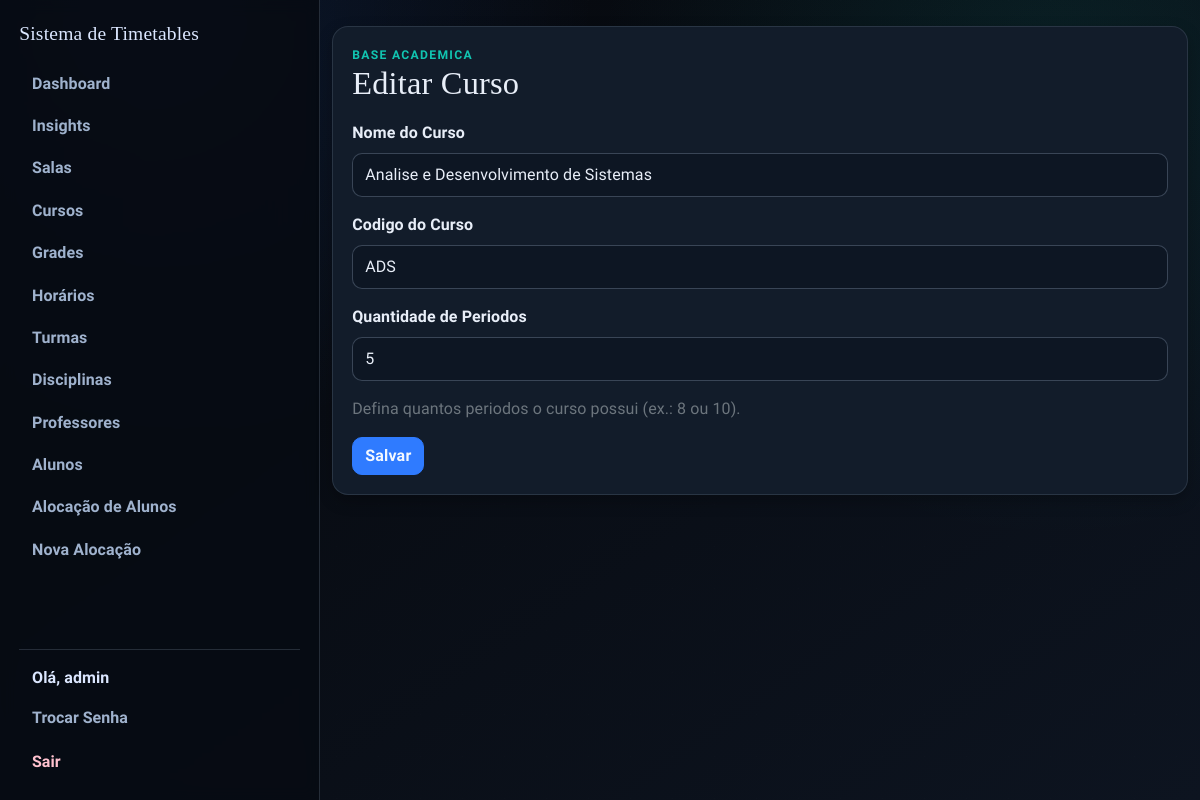
Screenshot of /curso/edit/5 (signed in) with the database file from the repository.
### app/models.py (models this page shows, shortened)
class User(UserMixin, db.Model):
    id = db.Column(db.Integer, primary_key=True)
    username = db.Column(db.String(64), unique=True, nullable=False)
    email = db.Column(db.String(120), unique=True, nullable=False)
    password_hash = db.Column(db.String(128))
    role = db.Column(db.String(20), default='professor')  # 'admin' or 'professor'
    disciplinas_aptas = db.relationship(
        "Disciplina",
        secondary=professor_disciplina,
        lazy="select",
        backref=db.backref("professores_aptos", lazy="select"),
    )
    def is_admin(self):
        return self.role == 'admin'

class Curso(db.Model):
    id = db.Column(db.Integer, primary_key=True)
    nome = db.Column(db.String(120), nullable=False, unique=True)
    codigo = db.Column(db.String(20), nullable=False, unique=True)
    quantidade_periodos = db.Column(db.Integer, nullable=False, default=8)
    ativo = db.Column(db.Boolean, nullable=False, default=True)

### app/routes/admin.py (the view, shortened to what this page needs)
@bp.route("/curso/edit/<int:id>", methods=["GET", "POST"])
@login_required
@admin_required
def edit_curso(id):
    curso = db.get_or_404(Curso, id)
    form = CursoForm()
    if request.method == "GET":
        form.nome.data = curso.nome
        form.codigo.data = curso.codigo
        form.quantidade_periodos.data = curso.quantidade_periodos
    return render_template("curso_form.html", form=form, title="Editar Curso")

### app/forms.py
class CursoForm(FlaskForm):
    nome = StringField("Nome do Curso", validators=[DataRequired(), Length(min=2, max=120)])
    codigo = StringField("Codigo do Curso", validators=[DataRequired(), Length(min=2, max=20)])
    quantidade_periodos = IntegerField(
        "Quantidade de Periodos",
        validators=[DataRequired(), NumberRange(min=1, max=16)],
        default=8,
    )
    submit = SubmitField("Salvar")

### app/models.py (called while the page is built)
@login_manager.user_loader
def load_user(user_id):
    return db.session.get(User, int(user_id))

### app/routes/helpers.py (called while the page is built)
def admin_required_redirect():
    if getattr(current_user, "is_authenticated", False) and current_user.is_admin():
        return None
    flash("Acesso restrito ao administrador.", "danger")
    return redirect(url_for("main.index"))

def admin_required(view_func):
    @wraps(view_func)
    def wrapper(*args, **kwargs):
        guard = admin_required_redirect()
        if guard:
            return guard
        return view_func(*args, **kwargs)
    return wrapper

### templates/curso_form.html (shortened to what this page needs)
{% extends "base.html" %}
{% from "_form_helpers.html" import render_field %}
{% block content %}
<section class="surface form-shell stagger-in">
  <div class="page-head">
    <div>
      <p class="eyebrow">Base Academica</p>
      <h1>{{ title }}</h1>
    </div>
  </div>
  <form method="POST" novalidate>
    {{ render_field(form.nome) }}
    {{ render_field(form.codigo) }}
    {{ render_field(form.quantidade_periodos) }}
    <p class="text-muted">Defina quantos periodos o curso possui (ex.: 8 ou 10).</p>
    {{ form.submit(class="btn btn-primary") }}
  </form>
</section>
{% endblock %}

### templates/base.html (shortened to what this page needs)
<!doctype html>
<html lang="pt-br">
  <head>
    <link
      href="https://cdn.jsdelivr.net/npm/bootstrap@5.1.3/dist/css/bootstrap.min.css"
      rel="stylesheet"
    />
    <link rel="stylesheet" href="{{ url_for('static', filename='css/styles.css') }}" />
  </head>
  <body>
    {% if current_user.is_authenticated %}
    <div class="app-shell">
      <aside class="app-sidebar">
        <a class="app-brand" href="{{ url_for('main.index') }}">Sistema de Timetables</a>
        <nav class="sidebar-nav">
          <ul class="nav flex-column gap-1">
            {% if current_user.is_admin() %}
            <li class="nav-item">
              <a class="sidebar-link" href="{{ url_for('main.admin_dashboard') }}">Dashboard</a>
            </li>
            <li class="nav-item">
              <a class="sidebar-link" href="{{ url_for('main.admin_insights') }}">Insights</a>
            </li>
            <li class="nav-item">
              <a class="sidebar-link" href="{{ url_for('main.salas') }}">Salas</a>
            </li>
            <li class="nav-item">
              <a class="sidebar-link" href="{{ url_for('main.cursos') }}">Cursos</a>
            </li>
            <li class="nav-item">
              <a class="sidebar-link" href="{{ url_for('main.grades') }}">Grades</a>
            </li>
            <li class="nav-item">
              <a class="sidebar-link" href="{{ url_for('main.horarios') }}">Hor&aacute;rios</a>
            </li>
            <li class="nav-item">
              <a class="sidebar-link" href="{{ url_for('main.turmas') }}">Turmas</a>
            </li>
            <li class="nav-item">
              <a class="sidebar-link" href="{{ url_for('main.disciplinas') }}">Disciplinas</a>
            </li>
            <li class="nav-item">
              <a class="sidebar-link" href="{{ url_for('main.professores') }}">Professores</a>
            </li>
            <li class="nav-item">
              <a class="sidebar-link" href="{{ url_for('main.alunos') }}">Alunos</a>
            </li>
            <li class="nav-item">
              <a class="sidebar-link" href="{{ url_for('main.matriculas') }}">Aloca&ccedil;&atilde;o de Alunos</a>
            </li>
            <li class="nav-item">
              <a class="sidebar-link" href="{{ url_for('main.new_timetable') }}">Nova Aloca&ccedil;&atilde;o</a>
            </li>
            {% else %}
            <li class="nav-item">
              <a class="sidebar-link" href="{{ url_for('main.professor_dashboard') }}">Minhas Turmas</a>
            </li>
            {% endif %}
          </ul>
        </nav>
        <div class="sidebar-user">
          <span class="sidebar-greeting">Ol&aacute;, {{ current_user.username }}</span>
          <a class="sidebar-link" href="{{ url_for('main.change_password') }}">Trocar Senha</a>
          <a class="sidebar-link sidebar-link-logout" href="{{ url_for('main.logout') }}">Sair</a>
        </div>
      </aside>
      <main class="app-content">
        <div class="container app-main">
    {% endif %}
      {% block content %}{% endblock %}
    {% if current_user.is_authenticated %}
        </div>
      </main>
    </div>
    {% else %}
    </main>
    {% endif %}
  </body>
</html>

### templates/_form_helpers.html (shortened to what this page needs)
{% macro render_field(field, class_name='form-control') %}
<div class="mb-3">
  {{ field.label(class="form-label") }}
  {% if field.type in ['SelectField', 'SelectMultipleField'] %}
  {% set base_class = 'form-select' %}
  {% else %}
  {% set base_class = class_name %}
  {% endif %}
  {% set field_class = base_class + (' is-invalid' if field.errors else '') %}
  {{ field(class=field_class) }}
</div>
{% endmacro %}

### static/css/styles.css (style rules this page uses)
:root { --bg-1: #05070b; --bg-2: #0d1420; --surface: #121c2a; --surface-soft: #192636; --ink-1: #e8eef8; --ink-2: #9fb2cd; --line: #273954; --brand: #2f7bff; --brand-strong: #1f5fd0; --accent: #11c5b1; --accent-strong: #0d9788; --ok: #22c55e; --danger: #f25f7a; --warning: #f4b642; --radius-lg: 16px; --radius-md: 10px; --shadow-soft: 0 10px 26px rgba(0, 0, 0, 0.3); --shadow-subtle: 0 6px 16px rgba(0, 0, 0, 0.24); }
* { box-sizing: border-box; }
body { margin: 0; min-height: 100vh; font-family: "Source Sans 3", "Trebuchet MS", sans-serif; color: var(--ink-1); background: radial-gradient(circle at 12% 0%, rgba(47, 123, 255, 0.14), transparent 34%), radial-gradient(circle at 88% 10%, rgba(17, 197, 177, 0.1), transparent 36%), linear-gradient(145deg, var(--bg-1) 0%, var(--bg-2) 100%); }
body::before { content: ""; position: fixed; inset: 0; pointer-events: none; background-image: linear-gradient(rgba(255, 255, 255, 0.02) 1px, transparent 1px), linear-gradient(90deg, rgba(255, 255, 255, 0.02) 1px, transparent 1px); background-size: 42px 42px; opacity: 0.36; z-index: -1; }
h1, h2, h3, h4, h5, h6, .app-brand { font-family: "Bree Serif", Georgia, serif; letter-spacing: 0.2px; }
h1 { margin: 0; font-size: clamp(1.8rem, 2.7vw, 2.4rem); color: var(--ink-1); }
p, label, span, li, input, select, button { letter-spacing: 0.1px; }
.app-shell { display: flex; min-height: 100vh; }
.app-sidebar { width: min(320px, 92vw); display: flex; flex-direction: column; gap: 1rem; padding: 1.2rem; border-right: 1px solid rgba(159, 178, 205, 0.2); background: rgba(7, 12, 19, 0.9); backdrop-filter: blur(8px); }
.app-brand { display: inline-flex; align-items: center; color: #dbe7ff; font-size: 1.22rem; text-decoration: none; }
.sidebar-nav { flex: 1; overflow-y: auto; padding-right: 0.2rem; }
.sidebar-link { display: block; width: 100%; color: var(--ink-2); font-weight: 700; text-decoration: none; border-radius: 999px; padding: 0.45rem 0.8rem; transition: background 0.2s ease, color 0.2s ease; }
.sidebar-user { display: grid; gap: 0.35rem; padding-top: 0.8rem; border-top: 1px solid rgba(159, 178, 205, 0.2); }
.sidebar-greeting { color: #dbe7ff; font-weight: 700; padding: 0.2rem 0.8rem; }
.sidebar-link-logout { color: #ffc2cf; }
.app-content { flex: 1; min-width: 0; }
.app-main { padding-top: 1.6rem; padding-bottom: 2.4rem; }
.page-head { display: flex; flex-wrap: wrap; align-items: center; justify-content: space-between; gap: 0.8rem; margin-bottom: 1.15rem; }
.eyebrow { margin: 0; text-transform: uppercase; font-size: 0.76rem; letter-spacing: 1.3px; color: var(--accent); font-weight: 800; }
.surface { background: var(--surface); border: 1px solid rgba(159, 178, 205, 0.16); border-radius: var(--radius-lg); box-shadow: var(--shadow-subtle); }
.form-shell, .table-shell, .section-shell { padding: 1.2rem; }
.form-label { font-weight: 700; color: var(--ink-1); }
.form-control, .form-select { border-radius: var(--radius-md); border: 1px solid rgba(159, 178, 205, 0.3); background: #0d1623; color: var(--ink-1); min-height: 44px; }
.form-control::placeholder { color: rgba(159, 178, 205, 0.75); }
.btn { border-radius: 10px; font-weight: 700; letter-spacing: 0.2px; border-width: 1px; transition: background-color 0.2s ease, border-color 0.2s ease, color 0.2s ease; }
.btn-primary { color: #f3f8ff; background: var(--brand); border-color: var(--brand); }
.stagger-in { animation: riseIn 0.45s ease both; }

### rows the page displays
User: username "admin"
Curso: nome "Analise e Desenvolvimento de Sistemas", codigo "ADS", quantidade_periodos "5"

### other values shown
{{ title }} "Editar Curso"
{{ field.label(class="form-label") }} "Nome do Curso Codigo do Curso Quantidade de Periodos"
